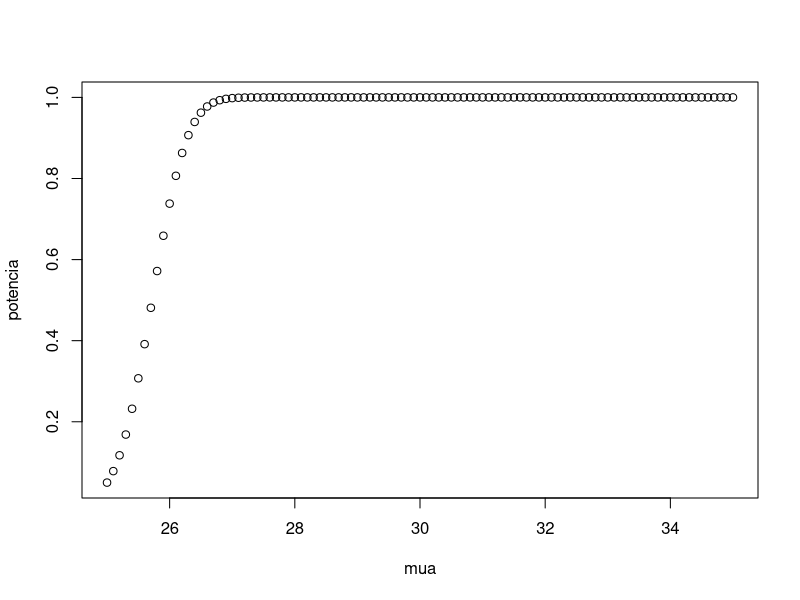

R code for this plot:
# ejemplo del aditivo
# la hipótesis nula es que la media de rendimiento con aditivo es menor o igual a 25 (no tiene 
# efecto el aditivo)
# la hipótesis alternativa es que la media de rendimiento con aditivo es mayor a 25
# se considera que el efecto potencial del aditivo es sobre la media del rendimiento
# pero que no afecta a la dispersióin del rendimiento, tal dispersión medida por 
# la desviación estándar es 2.4
#Y~N[m, (sqrt(2.4))]
#Y: el rendimiento de los carros con la nueva gasolina.
#25 es el valor medio de la gasolina actualmente usada.
#HO: m<=25
#H1: m>25


mu0<-25
sigma<-2.4
# una muestra de 30 carros se les administra el aditivo
n<-30
# después de transitar registran un valor promedio de 26.3
Ybarra_obs<-26.3

# el criterio de contraste selecionado es si el promedio muestral es grande 
# se rechace H0 

###### enfoque de alfa fijo y entonces estudiar la potencia del contraste
# En este caso, el criterio:  si el promedio muestral es más que un valor crítico
# se rechaza H0 
# el valor crítico se determina con el fin de garantizar que el error tipo I 
# tenga una porbabilidad (fija) de alfa y se estudie la potencia respectiva
alfa<-0.05 # por alguna razón
Z_alfa<-qnorm(1-alfa)
# valor crítico es, en la escala de YZ
Ybarra_star<-(sigma/sqrt(n))*Z_alfa+mu0
Ybarra_star
#dado este valor crítico en la escala de Y
# vamos a estudiar la función potencia asociada
potencia<-c()
mua<-seq(25,35,0.1)# valores de mu en H0 y cuando el aditivo sí funciona
for (i in 1:101)
	{
		z<-((Ybarra_star-mua[i])/sigma)*sqrt(n)
		potencia[i]<-1-pnorm(z)

	}
plot(mua,potencia)
cbind(mua,potencia)


#####enfoque del p - valor
# el valor observado en el experimento del promedio de los carros es 26.3
#entonces el p-valor es
pvalor<-1-pnorm(((26.3-25)/sigma)*sqrt(n))
pvalor
# la probabilidad de observar el resultado del experimento es altamente improbable 
# suponiendo que mu con aditivo es 25 
# lo improbable no es imposible, pero sí sugiere este p-valor que sería raro observarse 
